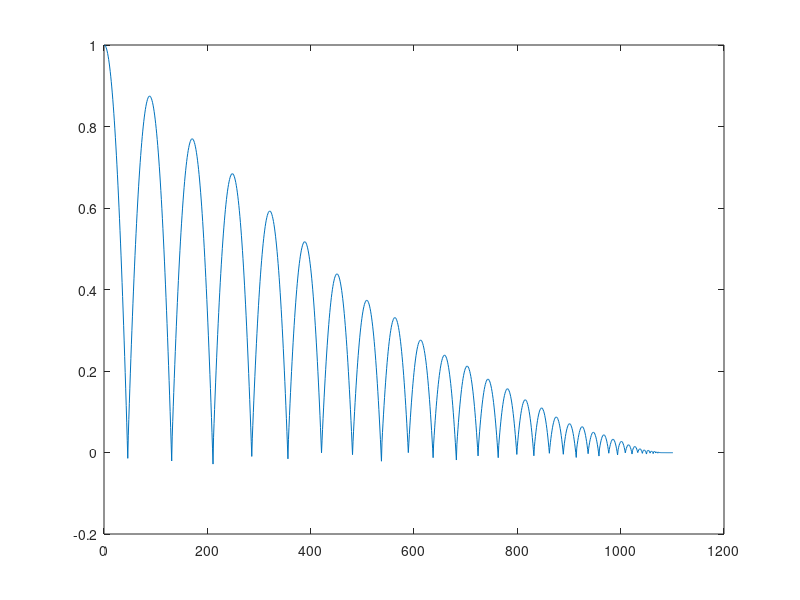
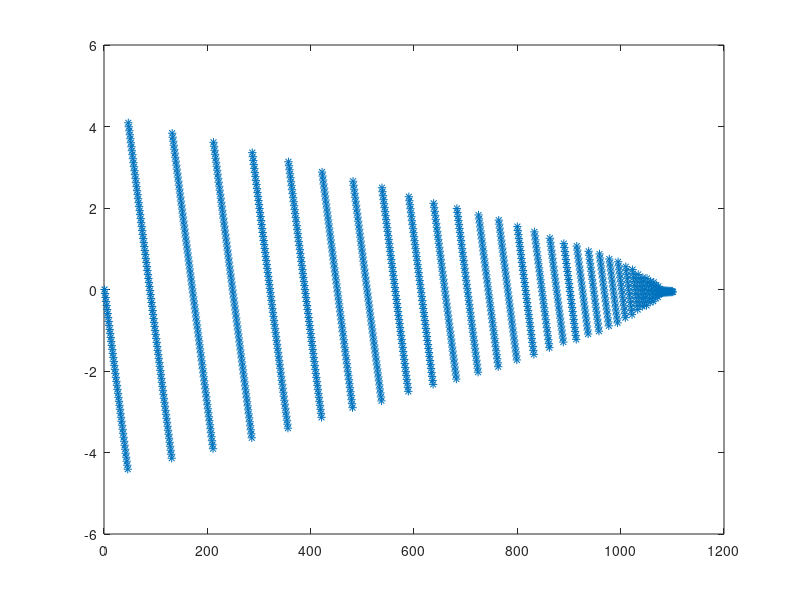

Recreate these plots in MATLAB, in order.


function bouncingball()
h = 1;
g = -9.8;
k = 0.95; %loss of energy due to hitting the table

dt = 0;
t_last = 0;
h_all = [];
v_all = [];
v = 0; %initial value
switches = 0;
for t = 0:0.01:1.1e1
    dt = t - t_last;
    if h <= 0
        h = 0;
        v = -k*v;
        switches = switches + 1;
    end
    v = v + g * dt;
    h = h + v * dt;
    t_last = t;
    h_all = [h_all; h];
    v_all = [v_all; v];
end


plot(h_all)
figure(2)
plot(v_all, '*')


end